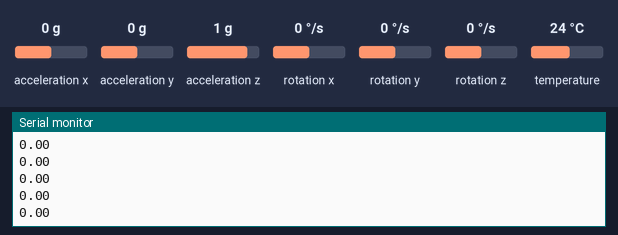
Simulated run of this sketch. Board: Arduino Leonardo, built with avr-gcc and run on an emulated ATmega32U4. Parts: the last lines printed to the serial monitor. The test bench sets the inputs (shaded band); at power-on: acceleration y 0 g, acceleration z 1 g, acceleration x 0 g, rotation x 0 °/s, rotation y 0 °/s, rotation z 0 °/s, temperature 24 °C.

Above: at 4.9 s.
5.0 s: acceleration y set to -1.4 g
At 5.01 s:
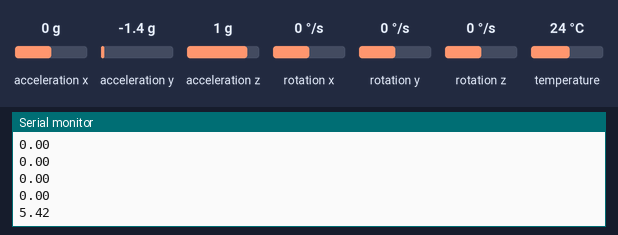
6.5 s: acceleration z set to -1.4 g
At 6.5 s:
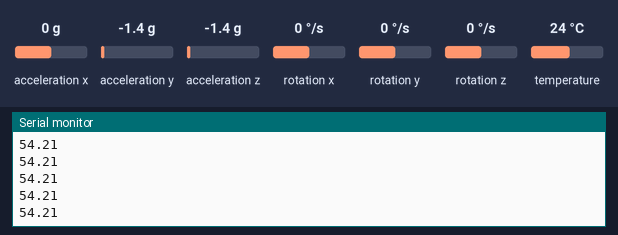
8.0 s: acceleration y set to -0.8 g
At 8.04 s:
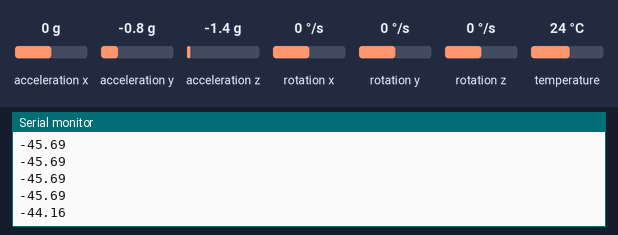
Timing chart, 0 to 11.0 s (numbered marks = the images above; inputs shaded):
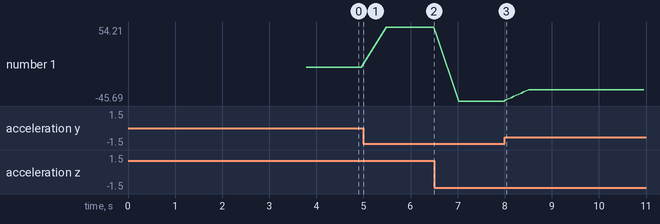

Measured:
- after the input at 5.0 s, the serial monitor: prints a new line at once (image 1)
- after the input at 8.0 s, the serial monitor: prints a new line at once (image 3)
- plotted number 1: 0 → 54.21 after the input at 5.0 s, 54.21 → -45.69 after the input at 6.5 s, -45.69 → -30.35 after the input at 8.0 s

The sketch:

task1_final.ino
```cpp
// Basic demo for accelerometer readings from Adafruit MPU6050

#include <Adafruit_MPU6050.h>
#include <Adafruit_Sensor.h>
#include <Wire.h>

Adafruit_MPU6050 mpu;

float offs_x = 0.03,offs_y = -0.04,offs_z = 0.8;

void setup(void) {
  Serial.begin(115200);
  while (!Serial)
    delay(10); // will pause Zero, Leonardo, etc until serial console opens

  Serial.println("Adafruit MPU6050 test!");

  // Try to initialize!
  if (!mpu.begin()) {
    Serial.println("Failed to find MPU6050 chip");
    while (1) {
      delay(10);
    }
  }
  Serial.println("MPU6050 Found!");

  mpu.setAccelerometerRange(MPU6050_RANGE_2_G);

  mpu.setGyroRange(MPU6050_RANGE_500_DEG);

  mpu.setFilterBandwidth(MPU6050_BAND_21_HZ);

  delay (100);

  sensors_event_t a, g, temp;
  float sum_x = 0, sum_y = 0, sum_z = 0;

  for (int i = 0; i<500; i++) {
     mpu.getEvent(&a, &g, &temp);
     sum_x += a.acceleration.x;
     sum_y += a.acceleration.y;
     sum_z += a.acceleration.z;
     delay (5);
  }

  offs_x = sum_x/500;
  offs_y = sum_y/500;
  offs_z = (sum_z/500)-10;
}


float x = 0, y = 0, z = 0;

float angle_acc = 0, filt_angle;
float tmp[10];
int arr = 0;

void loop() {

  /* Get new sensor events with the readings */
  sensors_event_t a, g, temp;
  mpu.getEvent(&a, &g, &temp);


  angle_acc = -degrees(atan ((a.acceleration.y-offs_y)/(a.acceleration.z-offs_z) / 0.99));

  filt_angle = filt_angle*0.9 + angle_acc*0.1;
  float sum = 0;
  for (int i = 0; i<9; i++) {
    tmp[i] = tmp[i + 1];
    sum += tmp[i + 1];
  }
  tmp[9] = angle_acc;

  arr += 1;

  Serial.println((sum + angle_acc)/10);

  delay(50);
}
```
